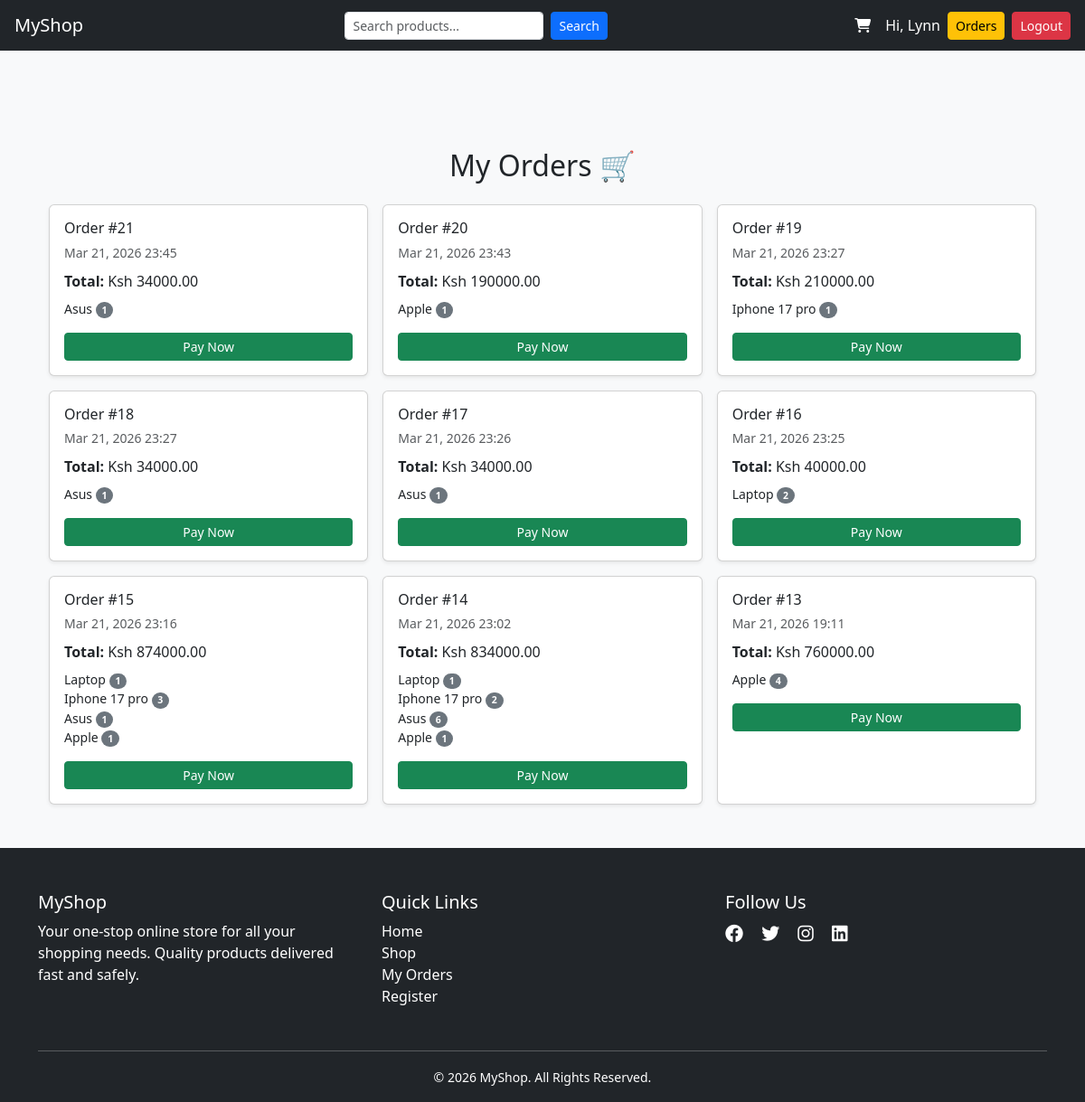
/orders/ (signed in), run on the app's committed database.
### products/models.py (models this page shows, shortened)
class Order(models.Model):
    user = models.ForeignKey(User, on_delete=models.CASCADE, null=True, blank=True)
    total_price = models.DecimalField(max_digits=10, decimal_places=2)
    created_at = models.DateTimeField(auto_now_add=True)
    payment_status = models.BooleanField(default=False)
    mpesa_receipt = models.CharField(max_length=100, blank=True, null=True)

class OrderItem(models.Model):
    order = models.ForeignKey(Order, on_delete=models.CASCADE)
    product = models.ForeignKey(Product, on_delete=models.CASCADE)
    quantity = models.IntegerField()
    price = models.DecimalField(max_digits=10, decimal_places=2)

class Product(models.Model):
    name = models.CharField(max_length=200)
    price = models.DecimalField(max_digits=10, decimal_places=2)
    description = models.TextField()
    image = models.ImageField(upload_to='products/', null=True, blank=True)
    from django.contrib.auth.models import User

### products/views.py (the view)
# urls.py: path('orders/', views.order_history, name='order_history'),
@login_required
def order_history(request):
    orders = Order.objects.filter(user=request.user).order_by('-created_at')
    return render(request, 'products/order_history.html', {
        'orders': orders
    })

### products/templates/products/order_history.html
{% extends 'products/base.html' %}
{% block content %}
<div class="container mt-5">
    <h2 class="mb-4 text-center">My Orders 🛒</h2>
    {% if orders %}
        <div class="row g-3">
            {% for order in orders %}
                <div class="col-md-6 col-lg-4">
                    <div class="card shadow-sm h-100">
                        <div class="card-body">
                            <h6 class="card-title mb-1">Order #{{ order.id }}</h6>
                            <small class="text-muted">{{ order.created_at|date:"M d, Y H:i" }}</small>
                            <p class="mt-2 mb-2"><strong>Total:</strong> Ksh {{ order.total_price }}</p>
                            <ul class="list-unstyled small mb-3">
                                {% for item in order.orderitem_set.all %}
                                    <li>
                                        {{ item.product.name }}
                                        <span class="badge bg-secondary rounded-pill">{{ item.quantity }}</span>
                                    </li>
                                {% endfor %}
                            </ul>
                            {% if order.total_price > 0 %}
                                <a href="{% url 'pay_order' order.id %}" class="btn btn-sm btn-success w-100">
                                    Pay Now
                                </a>
                            {% endif %}
                        </div>
                    </div>
                </div>
            {% endfor %}
        </div>
    {% else %}
        <div class="alert alert-info text-center">
            You have no orders yet. <a href="{% url 'home' %}">Start shopping now!</a>
        </div>
    {% endif %}
</div>
{% endblock %}

### products/templates/products/base.html (shortened to what this page needs)
{% load tz %}
<!DOCTYPE html>
<html>
<head>
    <link href="https://cdn.jsdelivr.net/npm/bootstrap@5.3.0/dist/css/bootstrap.min.css" rel="stylesheet">
    <link rel="stylesheet" href="https://cdnjs.cloudflare.com/ajax/libs/font-awesome/6.4.0/css/all.min.css">
</head>
<body class="bg-light">
<nav class="navbar navbar-dark bg-dark px-3 fixed-top">
    <a class="navbar-brand" href="/">MyShop</a>
    <form class="d-flex mx-3" method="GET" action="{% url 'home' %}">
        <input id="search-input" class="form-control form-control-sm me-2"
       type="search" name="q" placeholder="Search products..." value="{{ request.GET.q }}">
        <button class="btn btn-primary btn-sm" type="submit">Search</button>
    </form>
    <div class="d-flex align-items-center">
        <a href="{% url 'view_cart' %}" class="text-white position-relative me-3" style="font-size: 1.0rem;">
            <i class="fas fa-shopping-cart"></i>
        </a>
        {% if user.is_authenticated %}
            <span class="text-white me-2">Hi, {{ user.username }}</span>
            <a class="btn btn-warning btn-sm me-2" href="{% url 'order_history' %}">Orders</a>
            <form action="{% url 'logout' %}" method="post" style="display:inline;">
                <button class="btn btn-danger btn-sm">Logout</button>
            </form>
        {% else %}
            <a class="btn btn-success btn-sm me-2" href="{% url 'login' %}">Login</a>
            <a class="btn btn-primary btn-sm" href="{% url 'register' %}">Register</a>
        {% endif %}
    </div>
</nav>
<div class="container" style="padding-top: 100px;">
    {% block content %}{% endblock %}
</div>
<footer class="bg-dark text-white mt-5 pt-5 pb-3">
    <div class="container">
        <div class="row">
            <div class="col-md-4 mb-3">
                <h5>MyShop</h5>
                <p>Your one-stop online store for all your shopping needs. Quality products delivered fast and safely.</p>
            </div>
            <div class="col-md-4 mb-3">
                <h5>Quick Links</h5>
                <ul class="list-unstyled">
                    <li><a href="/" class="text-white text-decoration-none">Home</a></li>
                    <li><a href="{% url 'home' %}" class="text-white text-decoration-none">Shop</a></li>
                    <li><a href="{% url 'order_history' %}" class="text-white text-decoration-none">My Orders</a></li>
                    <li><a href="{% url 'register' %}" class="text-white text-decoration-none">Register</a></li>
                </ul>
            </div>
            <div class="col-md-4 mb-3">
                <h5>Follow Us</h5>
                <a href="#" class="text-white me-3 fs-5"><i class="fab fa-facebook"></i></a>
                <a href="#" class="text-white me-3 fs-5"><i class="fab fa-twitter"></i></a>
                <a href="#" class="text-white me-3 fs-5"><i class="fab fa-instagram"></i></a>
                <a href="#" class="text-white me-3 fs-5"><i class="fab fa-linkedin"></i></a>
            </div>
        </div>
        <hr class="bg-secondary">
        <div class="row">
            <div class="col text-center">
                <small>© {% now "Y" %} MyShop. All Rights Reserved.</small>
            </div>
        </div>
    </div>
</footer>
</body>
</html>

### data on the page
Order: id "21", created_at "Mar 21, 2026 23:45", total_price "34000.00", shows "Pay Now"
OrderItem: product.name "Asus", quantity "1"
Order: id "20", created_at "Mar 21, 2026 23:43", total_price "190000.00", shows "Pay Now"
OrderItem: product.name "Apple", quantity "1"
Order: id "19", created_at "Mar 21, 2026 23:27", total_price "210000.00", shows "Pay Now"
OrderItem: product.name "Iphone 17 pro", quantity "1"
Order: id "18", created_at "Mar 21, 2026 23:27", total_price "34000.00", shows "Pay Now"
OrderItem: product.name "Asus", quantity "1"
Order: id "17", created_at "Mar 21, 2026 23:26", total_price "34000.00", shows "Pay Now"
OrderItem: product.name "Asus", quantity "1"
Order: id "16", created_at "Mar 21, 2026 23:25", total_price "40000.00", shows "Pay Now"
OrderItem: product.name "Laptop", quantity "2"
Order: id "15", created_at "Mar 21, 2026 23:16", total_price "874000.00", shows "Pay Now"
OrderItem: product.name "Laptop", quantity "1"
OrderItem: product.name "Iphone 17 pro", quantity "3"
OrderItem: product.name "Asus", quantity "1"
OrderItem: product.name "Apple", quantity "1"
Order: id "14", created_at "Mar 21, 2026 23:02", total_price "834000.00", shows "Pay Now"
OrderItem: product.name "Laptop", quantity "1"
OrderItem: product.name "Iphone 17 pro", quantity "2"
OrderItem: product.name "Asus", quantity "6"
OrderItem: product.name "Apple", quantity "1"
Order: id "13", created_at "Mar 21, 2026 19:11", total_price "760000.00", shows "Pay Now"
OrderItem: product.name "Apple", quantity "4"

### other printed values
{{ user.username }} "Lynn"
